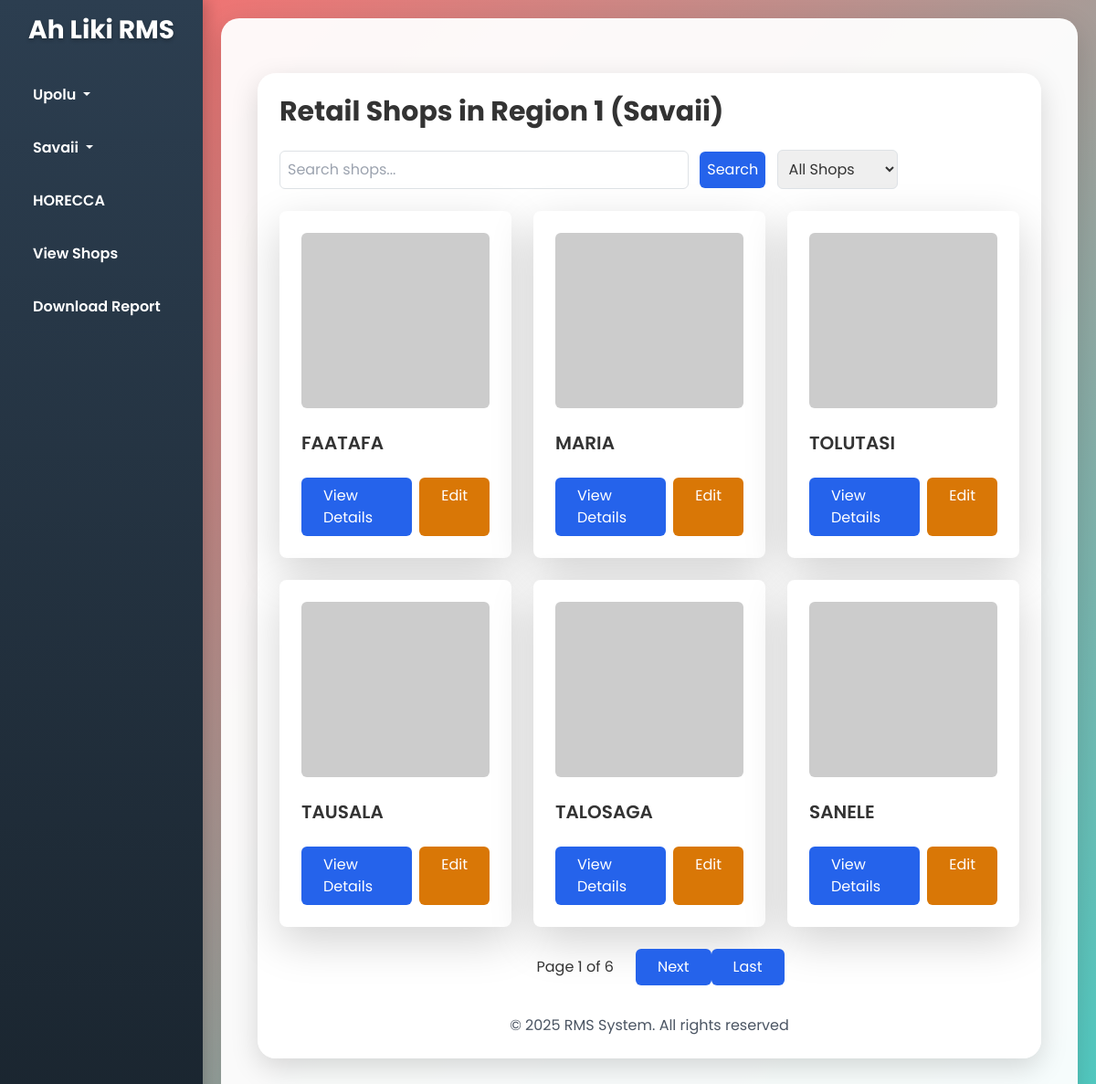
Screenshot of /savaii/Region 1/ with the database file from the repository.
### shops/models.py (models this page shows, shortened)
class Shop(models.Model):
    ISLAND_CHOICES = [
        ('Upolu', 'Upolu'),
        ('Savaii', 'Savaii'),
    ]
    REGION_CHOICES = [
        ('Region 1', 'Region 1'),
        ('Region 2', 'Region 2'),
        ('Region 3', 'Region 3'),
        ('Region 4', 'Region 4'),
    ]
    name = models.CharField(max_length=255)
    owner = models.CharField(max_length=255, blank=True, null=True, default='n/a')
    phone = models.CharField(max_length=15, blank=True, null=True, default='n/a')
    address = models.CharField(max_length=255, blank=True, null=True, default='n/a')
    island = models.CharField(max_length=50, choices=ISLAND_CHOICES, default='Upolu')
    region = models.CharField(max_length=50, choices=REGION_CHOICES, default='Region 1')
    business_license = models.ImageField(upload_to='media/licenses/' , blank=True, null=True)
    tip_top = models.BooleanField(default=False)

### shops/views.py (the view)
# urls.py: path('savaii/<str:region>/', views.savaii_shops, name='savaii_shops'),
def savaii_shops(request, region):
    query = request.GET.get('q')
    tip_top = request.GET.get('tip_top')
    shops = Shop.objects.filter(island='Savaii', region=region)
    if query:
        shops = shops.filter(name__icontains=query)
    if tip_top is not None:
        if tip_top == '1':
            shops = shops.filter(tip_top=True)
        elif tip_top == '0':
            shops = shops.filter(tip_top=False)
    paginator = Paginator(shops, 6)
    page_number = request.GET.get('page')
    page_obj = paginator.get_page(page_number)
    return render(request, 'shops/savaii_shops.html', {'page_obj': page_obj, 'region': region})

### shops/templates/shops/savaii_shops.html (shortened to what this page needs)
{% extends 'shops/base.html' %}
{% block content %}
<div class="container mx-auto p-4">
    <h1 class="text-3xl font-bold mb-6">Retail Shops in {{ region }} (Savaii)</h1>
    <form method="GET" class="mb-6">
        <input type="text" name="q" placeholder="Search shops..." value="{{ request.GET.q }}" class="border p-2 rounded w-full max-w-md">
        <button type="submit" class="bg-blue-600 text-white p-2 rounded ml-2">Search</button>
        <select name="tip_top" class="border p-2 rounded ml-2">
            <option value="">All Shops</option>
        </select>
    </form>
    <div class="grid grid-cols-1 md:grid-cols-2 lg:grid-cols-3 gap-6">
        {% for shop in page_obj %}
        <div class="bg-white rounded-lg shadow-lg p-4">
            <div class="mb-4">
                {% if shop.images.first %}
                    <img src="{{ shop.images.first.image.url }}" alt="{{ shop.name }}" class="w-full h-48 object-cover rounded">
                {% else %}
                    <img src="https://via.placeholder.com/150" alt="No image" class="w-full h-48 object-cover rounded">
                {% endif %}
            </div>
            <h2 class="text-xl font-semibold">{{ shop.name }}</h2>
            <div class="mt-4 flex space-x-2">
                <a href="{% url 'shop_detail' shop.id %}" class="bg-blue-600 text-white px-4 py-2 rounded hover:bg-blue-700">View Details</a>
                <a href="{% url 'edit_shop' shop.id %}" class="bg-yellow-600 text-white px-4 py-2 rounded hover:bg-yellow-700">Edit</a>
            </div>
        </div>
        {% endfor %}
    </div>
    <div class="mt-6 flex justify-center">
        <div class="inline-flex">
            <span class="flex items-center px-4 py-2">Page {{ page_obj.number }} of {{ page_obj.paginator.num_pages }}</span>
            {% if page_obj.has_next %}
                <a href="?page={{ page_obj.next_page_number }}" class="bg-blue-600 text-white px-4 py-2 rounded hover:bg-blue-700">Next</a>
                <a href="?page={{ page_obj.paginator.num_pages }}" class="bg-blue-600 text-white px-4 py-2 rounded hover:bg-blue-700">Last</a>
            {% endif %}
        </div>
    </div>
    <footer class="mt-8 text-center text-gray-600">
        <p>© 2025 RMS System. All rights reserved</p>
    </footer>
</div>
{% endblock %}

### shops/templates/shops/base.html (style rules this page uses)
* { box-sizing: border-box; }
body { font-family: 'Poppins', sans-serif; background: linear-gradient(135deg, #ff6b6b, #4ecdc4); min-height: 100vh; margin: 0; color: #333; }
.container { padding: 40px; background: rgba(255, 255, 255, 0.95); margin: 20px; border-radius: 20px; box-shadow: 0 10px 30px rgba(0, 0, 0, 0.15); flex-grow: 1; animation: fadeIn 0.5s ease-in-out; }

### rows the page displays
Shop: name "FAATAFA"
Shop: name "MARIA"
Shop: name "TOLUTASI"
Shop: name "TAUSALA"
Shop: name "TALOSAGA"
Shop: name "SANELE"

### other values shown
{{ region }} "Region 1"
{{ page_obj.number }} "1"
{{ page_obj.paginator.num_pages }} "6"
